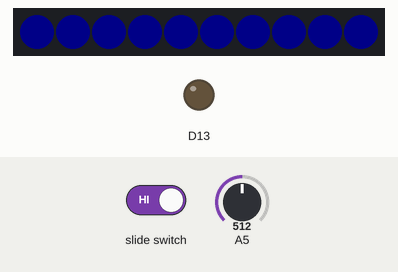
Recording of a sketch running on a simulated Adafruit Circuit Playground Express. Parts: 10 RGB LEDs in strip order, left to right, output pins drawn as LEDs (lit = HIGH). Dashed ring = blinking. The inputs (shaded band) are chosen by the test bench; at power-on: A5 = 512. Dim RGB values are drawn brighter than linear.

Above: at 8.39 s.
8.6 s: slide switch set LOW
At 14.9 s:
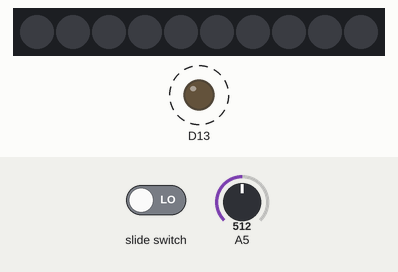
17.2 s: A5 set to 0
At 23.1 s:
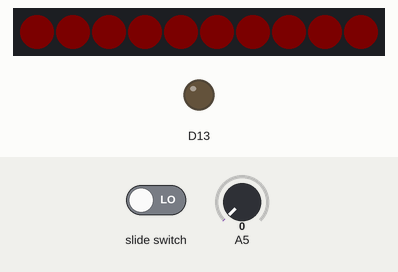
24.0 s: A5 set to 20
At 25.3 s:
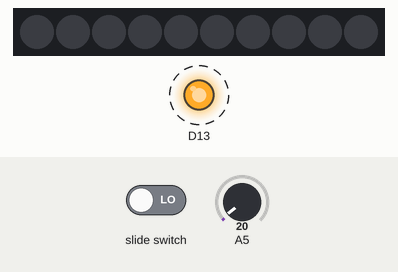
Timing chart, 0 to 36.4 s (numbered marks = the images above; inputs shaded):
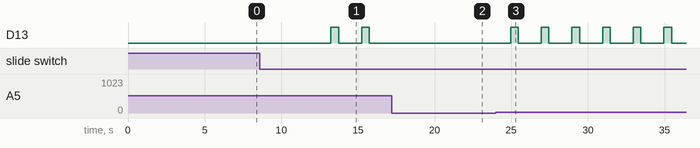

Measured:
- after the input at 8.6 s, D13: alternates HIGH for 0.50 s and LOW for 1.5 s, starting after 4.6 s
- after the input at 17.2 s, D13: stops changing and stays LOW; the LEDs: change at once (image 2)
- after the input at 24.0 s, D13: alternates HIGH for 0.50 s and LOW for 1.5 s, starting after 0.96 s; the LEDs: first differ from a run without the input after 0.96 s (image 3)

The sketch:

circuit_playground_nightlight.ino
```cpp
// (licence header left out)
#include <Adafruit_CircuitPlayground.h>

const int min_brightness = 3;
const int max_brightness = 35;
const int brightness_delay = 80;
const int transition_delay = 5;
const int active_nightlight_light_level = 10;
const int inactive_nightlight_delay_led_on = 500;
const int inactive_nightlight_delay_led_off = 1500;

int current_color = 0;
int colors[][3] = { { 255, 0, 0 }, { 0, 0, 223 }, { 0, 223, 0 }, { 169, 223, 20 }, { 20, 217, 223 }, { 20, 33, 223 } };
int colors_count = sizeof(colors[0]);

void setup() {
  CircuitPlayground.begin();
  CircuitPlayground.clearPixels();
}

//----------------------------------------------------------------------------------------------------
//  set all 10 neopixels to the specified rgb color and brightness followed by a delay
//----------------------------------------------------------------------------------------------------
void set_color(int red, int green, int blue, int brightness, int brightness_interval) {
  CircuitPlayground.setBrightness(brightness);

  for(int pixel=0;pixel<10;++pixel) {
    CircuitPlayground.setPixelColor(pixel, red, green, blue);
  }

  delay(brightness_interval);
}

//----------------------------------------------------------------------------------------------------
//  determine the next color level to use when transitioning between colors
//----------------------------------------------------------------------------------------------------
int next_transition_color(int from, int to) {
  if (from < to) return(++from);
  if (from > to) return(--from);
  return(from);
}

//----------------------------------------------------------------------------------------------------
//  slowly transition from one color to the next between cycles
//----------------------------------------------------------------------------------------------------
void transition_colors(int *from_rgb_colors, int *to_rgb_colors) {
  int red = from_rgb_colors[0];
  int green = from_rgb_colors[1];
  int blue = from_rgb_colors[2];

  while ((red != to_rgb_colors[0]) || (green != to_rgb_colors[1]) || (blue != to_rgb_colors[2])) {
    red = next_transition_color(red, to_rgb_colors[0]);
    green = next_transition_color(green, to_rgb_colors[1]);
    blue = next_transition_color(blue, to_rgb_colors[2]);

    set_color(red, green, blue, min_brightness, transition_delay);
  }
}

//----------------------------------------------------------------------------------------------------
//  change to the next color cycling through different brightness levels for the specified color
//----------------------------------------------------------------------------------------------------
int change_colors(int color) {
  int *rgb_colors = colors[color];

  int red = rgb_colors[0];
  int green = rgb_colors[1];
  int blue = rgb_colors[2];

  //--------------------------------------------------------------------------------------------------
  //  first cycle with increasing brightness followed by decreasing brightness
  //--------------------------------------------------------------------------------------------------
  for(int brightness=min_brightness;brightness<=max_brightness;++brightness) set_color(red, green, blue, brightness, brightness_delay);
  for(int brightness=max_brightness;brightness>=min_brightness;--brightness) set_color(red, green, blue, brightness, brightness_delay);

  if(++color >= colors_count) color = 0;

  //--------------------------------------------------------------------------------------------------
  //  if the minimum brightness is non-zero and the nightlight is still active transition
  //  from the current color to the next by adjusting each rgb color one level at a time
  //--------------------------------------------------------------------------------------------------
  if((min_brightness > 0) && active_nightlight()) {
    int *to_rgb_colors = colors[color];

    transition_colors(rgb_colors, to_rgb_colors);
  }

  return(color);
}

//----------------------------------------------------------------------------------------------------
//  clear the neopixels and start the color cycle over if deactived (dark or move slide switch)
//----------------------------------------------------------------------------------------------------
void deactive_nightlight() {
  CircuitPlayground.clearPixels();

  current_color = 0;
}

//----------------------------------------------------------------------------------------------------
//  check if the nightlight is active (dark or slide switch in the "right" position")
//----------------------------------------------------------------------------------------------------
boolean active_nightlight() {
  //--------------------------------------------------------------------------------------------------
  //  nightlight is active if slide switch is in the "right" position
  //--------------------------------------------------------------------------------------------------
  if(CircuitPlayground.slideSwitch()) return(true);

  //--------------------------------------------------------------------------------------------------
  //  nightlight is active if it is dark enough
  //--------------------------------------------------------------------------------------------------
  if(analogRead(A5) <= active_nightlight_light_level) return(true);

  //--------------------------------------------------------------------------------------------------
  //  if nightlight is not active, deactivate and blink the red led to show the
  //  circuit playground is still running
  //--------------------------------------------------------------------------------------------------
  deactive_nightlight();

  CircuitPlayground.redLED(HIGH);

  delay(inactive_nightlight_delay_led_on);

  CircuitPlayground.redLED(LOW);

  delay(inactive_nightlight_delay_led_off);

  return(false);
}

//----------------------------------------------------------------------------------------------------
//  cycle through the specified colors if the nightlight is active
//----------------------------------------------------------------------------------------------------
void loop() {
  if(active_nightlight()) {
    current_color = change_colors(current_color);
  }
}
```
